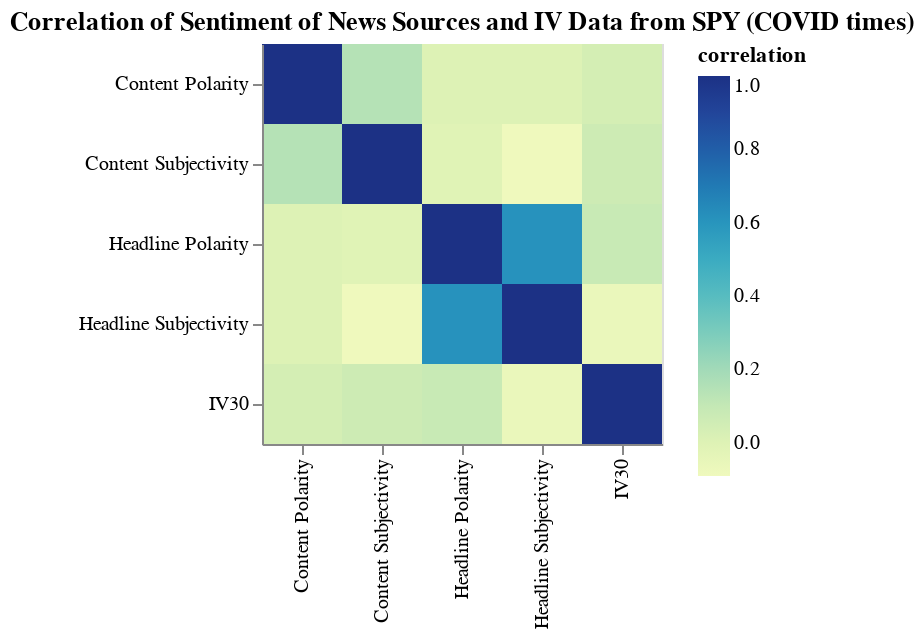

Here is the notebook cell this chart was saved with:
### Markdown cell above
### COVID times

Now, we only include data from COVID times.

### Code cell
# Construct a heatmap of implied volatility and headline and content subjectivity
cormat2 = merged1_covid[['IV30', 'Headline Polarity', 'Headline Subjectivity', 'Content Polarity', 'Content Subjectivity']].corr()
cormat_tidy_2 = cormat2.stack().reset_index().rename(columns={0:'correlation'})
heatmap2 = alt.Chart(cormat_tidy_2).mark_rect().encode(
    x = alt.X('level_0').axis().title(''),
    y = alt.Y('level_1').axis().title(''),
    color = 'correlation'
).properties(
    width = 200,
    height = 200,
    title = "Correlation of Sentiment of News Sources and IV Data from SPY (COVID times)"
)

heatmap2.display()

### Figure 1 — Vega-Lite specification as saved in the notebook (floating-point values rounded to 4 significant figures)
{"config": {"view": {"continuousWidth": 300, "continuousHeight": 300}}, "data": {"name": "data-399dcfe7915ef3f2d7fd9108ed952e29"}, "mark": {"type": "rect"}, "encoding": {"color": {"field": "correlation", "type": "quantitative"}, "x": {"axis": {}, "field": "level_0", "title": "", "type": "nominal"}, "y": {"axis": {}, "field": "level_1", "title": "", "type": "nominal"}}, "height": 200, "title": "Correlation of Sentiment of News Sources and IV Data from SPY (COVID times)", "width": 200, "$schema": "https://vega.github.io/schema/vega-lite/v5.8.0.json", "datasets": {"data-399dcfe7915ef3f2d7fd9108ed952e29": [{"level_0": "IV30", "level_1": "IV30", "correlation": 1.0}, {"level_0": "IV30", "level_1": "Headline Polarity", "correlation": 0.08573}, {"level_0": "IV30", "level_1": "Headline Subjectivity", "correlation": -0.06186}, {"level_0": "IV30", "level_1": "Content Polarity", "correlation": 0.04349}, {"level_0": "IV30", "level_1": "Content Subjectivity", "correlation": 0.06985}, {"level_0": "Headline Polarity", "level_1": "IV30", "correlation": 0.08573}, {"level_0": "Headline Polarity", "level_1": "Headline Polarity", "correlation": 1.0}, {"level_0": "Headline Polarity", "level_1": "Headline Subjectivity", "correlation": 0.6095}, {"level_0": "Headline Polarity", "level_1": "Content Polarity", "correlation": 0.006408}, {"level_0": "Headline Polarity", "level_1": "Content Subjectivity", "correlation": -0.01185}, {"level_0": "Headline Subjectivity", "level_1": "IV30", "correlation": -0.06186}, {"level_0": "Headline Subjectivity", "level_1": "Headline Polarity", "correlation": 0.6095}, {"level_0": "Headline Subjectivity", "level_1": "Headline Subjectivity", "correlation": 1.0}, {"level_0": "Headline Subjectivity", "level_1": "Content Polarity", "correlation": 0.00748}, {"level_0": "Headline Subjectivity", "level_1": "Content Subjectivity", "correlation": -0.09111}, {"level_0": "Content Polarity", "level_1": "IV30", "correlation": 0.04349}, {"level_0": "Content Polarity", "level_1": "Headline Polarity", "correlation": 0.006408}, {"level_0": "Content Polarity", "level_1": "Headline Subjectivity", "correlation": 0.00748}, {"level_0": "Content Polarity", "level_1": "Content Polarity", "correlation": 1.0}, {"level_0": "Content Polarity", "level_1": "Content Subjectivity", "correlation": 0.1488}, {"level_0": "Content Subjectivity", "level_1": "IV30", "correlation": 0.06985}, {"level_0": "Content Subjectivity", "level_1": "Headline Polarity", "correlation": -0.01185}, {"level_0": "Content Subjectivity", "level_1": "Headline Subjectivity", "correlation": -0.09111}, {"level_0": "Content Subjectivity", "level_1": "Content Polarity", "correlation": 0.1488}, {"level_0": "Content Subjectivity", "level_1": "Content Subjectivity", "correlation": 1.0}]}}
